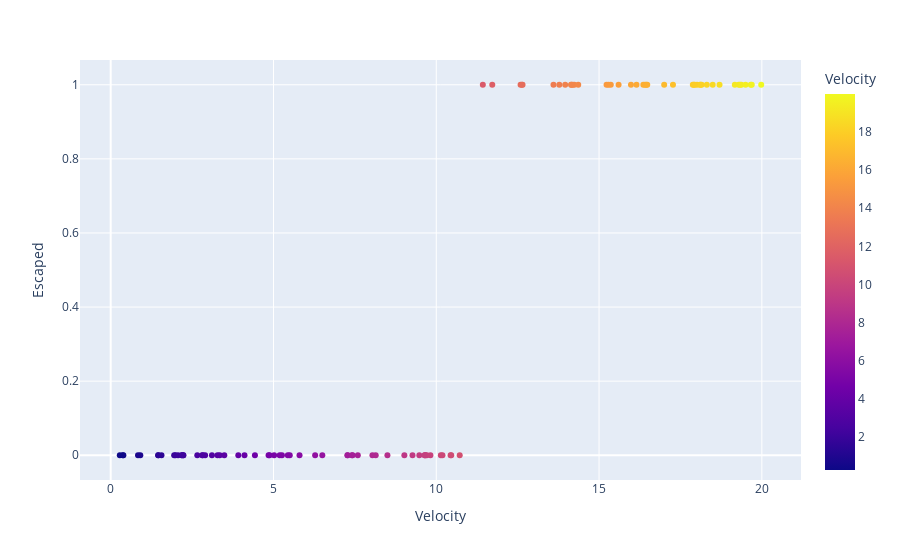

The notebook cell saved with this chart:
### Markdown cell above
## Showing Data

### Code cell
chart = px.scatter(x=velocity, y=escaped, color=velocity, labels=dict(y="Escaped", x="Velocity", color="Velocity"))
chart.show()

### Figure 1 — Plotly figure (JSON) as saved in the notebook; plotly's stock layout.template omitted (floating-point values rounded to 4 significant figures)
{"data": [{"hovertemplate": "Velocity=%{marker.color}<br>Escaped=%{y}<extra></extra>", "legendgroup": "", "marker": {"color": [0.37, 15.98, 5.8, 15.23, 19.33, 14.19, 10.14, 9.02, 10.46, 16.45, 8.5, 1.46, 10.19, 7.28, 1.95, 7.27, 19.29, 19.66, 5.5, 3.92, 14.15, 2.23, 18.01, 5.44, 15.6, 16.15, 14.24, 0.39, 2.19, 17.91, 19.69, 7.59, 18.1, 14.14, 5.19, 12.65, 16.41, 9.27, 1.99, 2.23, 9.67, 0.91, 8.14, 19.37, 4.11, 16.36, 16.48, 11.43, 10.44, 7.41, 2.9, 3.28, 12.59, 14.36, 2.07, 17.27, 12.63, 3.11, 11.72, 19.17, 15.29, 19.98, 9.48, 17, 13.96, 18.49, 2.66, 18.15, 9.65, 13.6, 18.7, 9.71, 3.35, 7.43, 9.64, 2.18, 5.26, 2.81, 9.82, 19.5, 1.46, 0.28, 2.83, 1.56, 4.85, 18.12, 4.43, 17.88, 13.78, 4.88, 3.49, 6.5, 6.28, 0.84, 18.31, 10.72, 15.36, 5.02, 8.04, 17.94], "coloraxis": "coloraxis", "symbol": "circle"}, "mode": "markers", "name": "", "orientation": "v", "showlegend": false, "type": "scatter", "x": [0.37, 15.98, 5.8, 15.23, 19.33, 14.19, 10.14, 9.02, 10.46, 16.45, 8.5, 1.46, 10.19, 7.28, 1.95, 7.27, 19.29, 19.66, 5.5, 3.92, 14.15, 2.23, 18.01, 5.44, 15.6, 16.15, 14.24, 0.39, 2.19, 17.91, 19.69, 7.59, 18.1, 14.14, 5.19, 12.65, 16.41, 9.27, 1.99, 2.23, 9.67, 0.91, 8.14, 19.37, 4.11, 16.36, 16.48, 11.43, 10.44, 7.41, 2.9, 3.28, 12.59, 14.36, 2.07, 17.27, 12.63, 3.11, 11.72, 19.17, 15.29, 19.98, 9.48, 17, 13.96, 18.49, 2.66, 18.15, 9.65, 13.6, 18.7, 9.71, 3.35, 7.43, 9.64, 2.18, 5.26, 2.81, 9.82, 19.5, 1.46, 0.28, 2.83, 1.56, 4.85, 18.12, 4.43, 17.88, 13.78, 4.88, 3.49, 6.5, 6.28, 0.84, 18.31, 10.72, 15.36, 5.02, 8.04, 17.94], "xaxis": "x", "y": [0, 1, 0, 1, 1, 1, 0, 0, 0, 1, 0, 0, 0, 0, 0, 0, 1, 1, 0, 0, 1, 0, 1, 0, 1, 1, 1, 0, 0, 1, 1, 0, 1, 1, 0, 1, 1, 0, 0, 0, 0, 0, 0, 1, 0, 1, 1, 1, 0, 0, 0, 0, 1, 1, 0, 1, 1, 0, 1, 1, 1, 1, 0, 1, 1, 1, 0, 1, 0, 1, 1, 0, 0, 0, 0, 0, 0, 0, 0, 1, 0, 0, 0, 0, 0, 1, 0, 1, 1, 0, 0, 0, 0, 0, 1, 0, 1, 0, 0, 1], "yaxis": "y"}], "layout": {"coloraxis": {"colorbar": {"title": {"text": "Velocity"}}, "colorscale": [[0, "#0d0887"], [0.1111, "#46039f"], [0.2222, "#7201a8"], [0.3333, "#9c179e"], [0.4444, "#bd3786"], [0.5556, "#d8576b"], [0.6667, "#ed7953"], [0.7778, "#fb9f3a"], [0.8889, "#fdca26"], [1, "#f0f921"]]}, "legend": {"tracegroupgap": 0}, "margin": {"t": 60}, "xaxis": {"anchor": "y", "domain": [0, 1], "title": {"text": "Velocity"}}, "yaxis": {"anchor": "x", "domain": [0, 1], "title": {"text": "Escaped"}}}}
